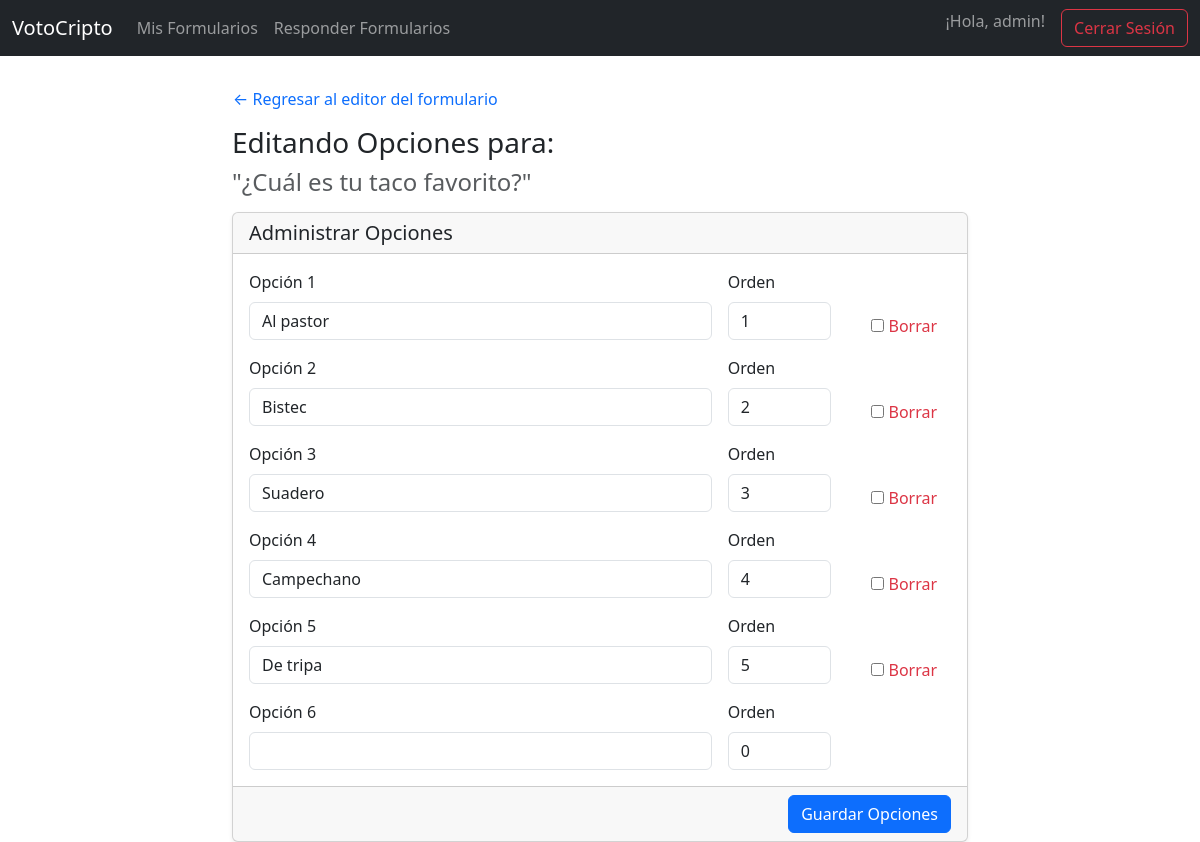
Page /votacion/pregunta/17/editar-opciones/ (signed in) on the committed database.
### votacion/models.py (models this page shows, shortened)
class Question(models.Model):
    class QuestionType(models.TextChoices):
        MULTIPLE_CHOICE = 'CHOICE', 'Opción Múltiple'
        OPEN_TEXT = 'TEXT', 'Respuesta Abierta'
    formulario = models.ForeignKey(Formulario, on_delete=models.CASCADE, related_name='preguntas')
    pregunta_texto = models.CharField('texto de la pregunta', max_length=500)
    tipo_pregunta = models.CharField(
        max_length=10,
        choices=QuestionType.choices,
        default=QuestionType.MULTIPLE_CHOICE
    )
    orden = models.PositiveIntegerField(default=0)
    class Meta:
        ordering = ['orden'] # Ordenar preguntas por este campo

class Choice(models.Model):
    question = models.ForeignKey(Question, on_delete=models.CASCADE, related_name='opciones')
    choice_text = models.CharField('texto de la opción', max_length=200)
    orden = models.PositiveIntegerField(default=0)
    class Meta:
        ordering = ['orden'] # Ordenar opciones por este campo

### votacion/views.py (the view)
# urls.py: path('pregunta/<int:pk>/editar-opciones/', views.question_edit_options_view, name='question_edit_options'),
@login_required(login_url='/accounts/login/')
def question_edit_options_view(request, pk):
    question = get_object_or_404(Question, pk=pk, formulario__propietario=request.user)
    if question.tipo_pregunta != Question.QuestionType.MULTIPLE_CHOICE:
        messages.error(request, 'Esta pregunta no es de Opción Múltiple.')
        return redirect('votacion:formulario_edit', pk=question.formulario.pk)
    ChoiceFormSet = inlineformset_factory(Question, Choice, fields=('choice_text', 'orden'), extra=1, can_delete=True, labels={'choice_text': 'Texto de la Opción', 'orden': 'Orden'})
    if request.method == 'POST':
        formset = ChoiceFormSet(request.POST, instance=question)
        if formset.is_valid():
            formset.save()
            messages.success(request, '¡Opciones guardadas con éxito!')
            return redirect('votacion:formulario_edit', pk=question.formulario.pk)
    else:
        formset = ChoiceFormSet(instance=question)
    context = {'question': question, 'formset': formset}
    return render(request, 'votacionC/question_edit.html', context)

### votacion/templates/votacionC/question_edit.html (shortened to what this page needs)
{% extends "votacionC/base.html" %}
{% block content %}
<div class="row justify-content-center">
  <div class="col-md-8">
    <a href="{% url 'votacion:formulario_edit' question.formulario.pk %}" class="btn btn-link text-decoration-none ps-0">
      &larr; Regresar al editor del formulario
    </a>
    <h3 class="mt-2">Editando Opciones para:</h3>
    <h4 class="text-muted mb-3">"{{ question.pregunta_texto }}"</h4>
    <div class="card shadow-sm">
      <div class="card-header">
        <h5 class="mb-0">Administrar Opciones</h5>
      </div>
      <form method="post" novalidate>
        <div class="card-body">
          <div class="row g-3">
            {% for form in formset %}
              <div class="col-md-8">
                <label for="{{ form.choice_text.id_for_label }}" class="form-label">
                  Opción {{ forloop.counter }}
                </label>
                <input type="text"
                       name="{{ form.choice_text.html_name }}"
                       id="{{ form.choice_text.id_for_label }}"
                       value="{{ form.choice_text.value|default:'' }}"
                       class="form-control {% if form.choice_text.errors %}is-invalid{% endif %}">
              </div>
              <div class="col-md-2">
                <label for="{{ form.orden.id_for_label }}" class="form-label">Orden</label>
                <input type="number"
                       name="{{ form.orden.html_name }}"
                       id="{{ form.orden.id_for_label }}"
                       value="{{ form.orden.value|default:0 }}"
                       class="form-control {% if form.orden.errors %}is-invalid{% endif %}">
              </div>
              {% if form.instance.pk %} <div class="col-md-2 d-flex align-items-end">
                <div class="form-check">
                  {{ form.DELETE }}
                  <label for="{{ form.DELETE.id_for_label }}" class="form-check-label text-danger">Borrar</label>
                </div>
              </div>
              {% endif %}
            {% endfor %}
          </div>
        </div>
        <div class="card-footer text-end">
          <button type="submit" class="btn btn-primary">Guardar Opciones</button>
        </div>
      </form>
    </div>
  </div>
</div>
{% endblock %}

### votacion/templates/votacionC/base.html (shortened to what this page needs)
{% load static %}
<!doctype html>
<html lang="es">
<head>
  <link href="https://cdn.jsdelivr.net/npm/bootstrap@5.3.2/dist/css/bootstrap.min.css" rel="stylesheet">
</head>
<body>
  <nav class="navbar navbar-expand-lg navbar-dark bg-dark mb-4">
    <div class="container-fluid">
      <a class="navbar-brand" href="{% url 'votacion:my_formulario_list' %}">VotoCripto</a>
      <div class="collapse navbar-collapse" id="navbarNav">
        <ul class="navbar-nav me-auto">
          {% if user.is_authenticated %}
            <li class="nav-item">
              <a class="nav-link" href="{% url 'votacion:my_formulario_list' %}">Mis Formularios</a>
            </li>
            <li class="nav-item">
              <a class="nav-link" href="{% url 'votacion:formulario_list' %}">Responder Formularios</a>
            </li>
          {% endif %}
        </ul>
        <ul class="navbar-nav ms-auto">
          {% if user.is_authenticated %}
            <li class="nav-item">
              <span class="navbar-text me-3">
                ¡Hola, {{ user.username }}!
              </span>
            </li>
            <li class="nav-item">
              <form class="d-inline" method="post" action="{% url 'logout' %}">
                <button type="submit" class="btn btn-outline-danger">Cerrar Sesión</button>
              </form>
            </li>
          {% endif %}
        </ul>
      </div>
    </div>
  </nav>
  <div class="container">
    {% block content %}
    {% endblock %}
  </div>
</body>
</html>

### rows in the picture
Question: pregunta_texto "¿Cuál es tu taco favorito?"
Choice: choice_text.value "Al pastor"
Choice: choice_text.value "Bistec"
Choice: choice_text.value "Suadero"
Choice: choice_text.value "Campechano"
Choice: choice_text.value "De tripa"

### other values in the picture
{{ user.username }} "admin"
